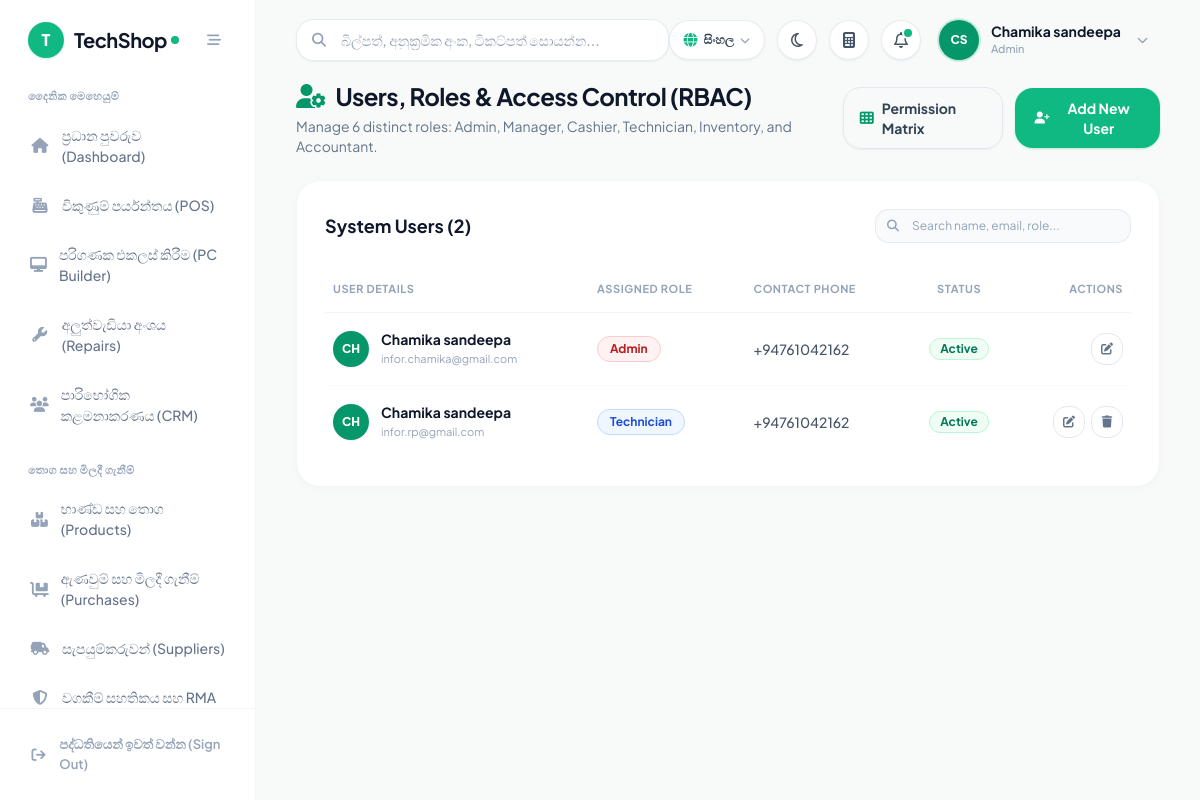
The page /pages/users.php?lang=si (signed in) on the database its author committed.
### tables this page shows
CREATE TABLE IF NOT EXISTS `settings` (
  `setting_key` varchar(50) NOT NULL,
  `setting_value` text,
  `created_at` timestamp NULL DEFAULT CURRENT_TIMESTAMP,
  `updated_at` timestamp NULL DEFAULT CURRENT_TIMESTAMP ON UPDATE CURRENT_TIMESTAMP,
  PRIMARY KEY (`setting_key`)
);

CREATE TABLE IF NOT EXISTS `users` (
  `id` bigint unsigned NOT NULL AUTO_INCREMENT,
  `name` varchar(255) NOT NULL,
  `email` varchar(255) NOT NULL,
  `password` varchar(255) NOT NULL,
  `role` varchar(50) NOT NULL DEFAULT 'Cashier',
  `status` tinyint(1) NOT NULL DEFAULT '1',
  `created_at` timestamp NULL DEFAULT CURRENT_TIMESTAMP,
  `updated_at` timestamp NULL DEFAULT CURRENT_TIMESTAMP ON UPDATE CURRENT_TIMESTAMP,
  `phone` varchar(30) DEFAULT NULL,
  `branch_id` int unsigned NOT NULL DEFAULT '1',
  PRIMARY KEY (`id`),
  UNIQUE KEY `email` (`email`)
);

### pages/users.php (the view, shortened to what the rows shown need)
<?php
require_once '../includes/db.php';
require_once '../includes/header.php';
if ($pdo) {
    try {
        $pdo->exec("
            CREATE TABLE IF NOT EXISTS `role_permissions` (
                `id`          int unsigned NOT NULL AUTO_INCREMENT,
                `module`      varchar(120) NOT NULL,
                `role`        varchar(40)  NOT NULL,
                `access`      varchar(10)  NOT NULL DEFAULT '-',
                PRIMARY KEY (`id`),
                UNIQUE KEY `uq_module_role` (`module`,`role`)
            ) ENGINE=InnoDB DEFAULT CHARSET=utf8mb4;
        ");
    } catch (Exception $e) {}
}
$assignable_roles = match ($role) {
    'SuperAdmin' => ['Admin', 'Manager', 'Cashier', 'Technician', 'Inventory', 'Accountant', 'SuperAdmin'],
    'Admin' => ['Admin', 'Manager', 'Cashier', 'Technician', 'Inventory', 'Accountant'],
    'Manager' => ['Cashier', 'Technician', 'Inventory', 'Accountant'],
    default => [],
};
$can_manage_role = static function (string $target_role) use ($assignable_roles): bool {
    return in_array($target_role, $assignable_roles, true);
};
$users_list = [];
if ($pdo) {
    try {
        if ($role === 'SuperAdmin') {
            $users_list = $pdo->query("SELECT * FROM users ORDER BY id ASC")->fetchAll();
        } else {
            $users_list = $pdo->query("SELECT * FROM users WHERE role != 'SuperAdmin' ORDER BY id ASC")->fetchAll();
        }
    } catch (Exception $e) {}
}
$can_manage_users = in_array($role, ['Admin', 'Manager', 'SuperAdmin'], true);
?>
<div class="space-y-6 max-w-7xl mx-auto">
    <div class="flex flex-col sm:flex-row sm:items-center justify-between gap-4">
        <div>
            <h1 class="text-2xl font-bold text-slate-900 tracking-tight flex items-center gap-2.5">
                <i class="fa-solid fa-user-gear text-emerald-600"></i>
                <span>Users, Roles & Access Control (RBAC)</span>
            </h1>
        </div>
    </div>
    <?php if ($can_manage_users): ?>
    <div class="bg-white rounded-3xl shadow-card border border-slate-100/90 p-6 sm:p-7 overflow-hidden">
        <div class="flex flex-col sm:flex-row sm:items-center justify-between gap-4 mb-6">
            <h2 class="text-lg font-bold text-slate-900">System Users (<?php echo count($users_list); ?>)</h2>
        </div>
        <div class="overflow-x-auto -mx-6 sm:-mx-7 px-6 sm:px-7">
            <table class="w-full text-left border-collapse" id="usersTable">
                <thead>
                    <tr class="border-b border-slate-100 text-[11px] font-bold text-slate-400 uppercase tracking-wider">
                        <th class="py-3.5 pr-4 pl-2">User Details</th>
                        <th class="py-3.5 px-4">Assigned Role</th>
                        <th class="py-3.5 px-4">Contact Phone</th>
                        <th class="py-3.5 px-4 text-center">Status</th>
                        <th class="py-3.5 pl-4 pr-2 text-right">Actions</th>
                    </tr>
                </thead>
                <tbody class="divide-y divide-slate-50 text-xs sm:text-sm text-slate-700">
                    <?php foreach ($users_list as $u):
                        $u_role = $u['role'] ?? 'Cashier';
                        $role_colors = [
                            'SuperAdmin' => 'bg-purple-100 text-purple-800 border-purple-300 font-extrabold',
                            'Admin' => 'bg-red-50 text-red-700 border-red-200',
                            'Manager' => 'bg-purple-50 text-purple-700 border-purple-200',
                            'Cashier' => 'bg-emerald-50 text-emerald-700 border-emerald-200',
                            'Technician' => 'bg-blue-50 text-blue-700 border-blue-200',
                            'Inventory' => 'bg-amber-50 text-amber-700 border-amber-200',
                            'Accountant' => 'bg-cyan-50 text-cyan-700 border-cyan-200'
                        ][$u_role] ?? 'bg-slate-100 text-slate-700 border-slate-200';
                    ?>
                    <tr class="hover:bg-slate-50/60 transition-colors group">
                        <td class="py-4 pr-4 pl-2 font-bold text-slate-900">
                            <div class="flex items-center gap-3">
                                <div class="w-9 h-9 rounded-2xl <?php echo $u_role === 'SuperAdmin' ? 'bg-purple-700' : 'bg-emerald-600'; ?> text-white font-extrabold flex items-center justify-center text-xs shrink-0 shadow-sm">
                                    <?php echo strtoupper(substr($u['name'], 0, 2)); ?>
                                </div>
                                <div>
                                    <span class="block font-bold text-slate-900"><?php echo htmlspecialchars($u['name']); ?></span>
                                    <span class="block text-[11px] text-slate-400 font-normal"><?php echo htmlspecialchars($u['email']); ?></span>
                                </div>
                            </div>
                        </td>
                        <td class="py-4 px-4">
                            <span class="inline-block border text-xs font-bold px-3 py-1 rounded-xl <?php echo $role_colors; ?>">
                                <?php echo htmlspecialchars($u['role']); ?>
                            </span>
                        </td>
                        <td class="py-4 px-4 font-medium text-slate-600">
                            <?php echo htmlspecialchars($u['phone'] ?? '-'); ?>
                        </td>
                        <td class="py-4 px-4 text-center">
                            <?php if ($u['status'] == 1): ?>
                                <span class="inline-block text-xs font-bold text-emerald-700 bg-emerald-50 px-2.5 py-0.5 rounded-full border border-emerald-200">Active</span>
                            <?php else: ?>
                                <span class="inline-block text-xs font-bold text-slate-400 bg-slate-100 px-2.5 py-0.5 rounded-full">Disabled</span>
                            <?php endif; ?>
                        </td>
                        <td class="py-4 pl-4 pr-2 text-right">
                            <div class="flex items-center justify-end gap-1.5">
                                <?php if ($u['role'] !== 'SuperAdmin' || $role === 'SuperAdmin'): ?>
                                <button onclick="openUserModal('edit', <?php echo htmlspecialchars(json_encode($u)); ?>)" class="w-8 h-8 rounded-xl border border-slate-200 text-slate-500 hover:text-emerald-600 hover:bg-emerald-50 flex items-center justify-center transition-colors text-xs" title="Edit User">
                                    <i class="fa-solid fa-pen-to-square"></i>
                                </button>
                                <?php endif; ?>
                                <?php if ((int)$u['id'] !== (int)($user['id'] ?? 0) && $can_manage_role($u['role'])): ?>
                                <form method="POST" action="users.php" onsubmit="return confirm('Delete user <?php echo addslashes($u['name']); ?>?');" class="inline">
                                    <button type="submit" class="w-8 h-8 rounded-xl border border-slate-200 text-slate-500 hover:text-red-600 hover:bg-red-50 flex items-center justify-center transition-colors text-xs" title="Delete User">
                                        <i class="fa-solid fa-trash"></i>
                                    </button>
                                </form>
                                <?php endif; ?>
                            </div>
                        </td>
                    </tr>
                    <?php endforeach; ?>
                </tbody>
            </table>
        </div>
    </div>
    <?php endif;  ?>
</div>
<?php require_once '../includes/footer.php'; ?>

### includes/header.php (shortened to what the rows shown need)
<?php
enforce_page_access();
$user = $_SESSION['user'];
        ?>
        <?php
$sys_name = 'TechShop';
$sys_logo = '';
if (isset($pdo) && $pdo) {
    try {
        $stmt_h = $pdo->query("SELECT setting_key, setting_value FROM settings WHERE setting_key IN ('system_name', 'shop_logo', 'currency_symbol', 'shop_currency', 'supported_currencies_json')");
        while ($row = $stmt_h->fetch()) {
            if ($row['setting_key'] === 'system_name' && !empty($row['setting_value'])) $sys_name = $row['setting_value'];
        }
    } catch (\Exception $e) {}
}
$user_name = $user['name'] ?? 'Staff User';
$user_role = $user['role'] ?? 'Cashier';
$name_parts = explode(' ', trim($user_name));
$initials = strtoupper(substr($name_parts[0] ?? 'U', 0, 1) . (isset($name_parts[1]) ? substr($name_parts[1], 0, 1) : ''));
?>
<!DOCTYPE html>
<html lang="en" class="h-full">
<head>
    <script src="https://cdn.tailwindcss.com"></script>
    <link rel="stylesheet" href="https://cdnjs.cloudflare.com/ajax/libs/font-awesome/6.5.1/css/all.min.css">
</head>
<body class="bg-[#F7FAF8] text-slate-800 font-sans flex h-screen overflow-hidden antialiased">
    <aside id="mainSidebar" class="w-64 bg-white border-r border-slate-100/90 flex flex-col fixed md:static inset-y-0 left-0 z-50 transform -translate-x-full md:translate-x-0 transition-transform duration-200 ease-in-out">
        <div class="h-20 flex items-center justify-between px-7">
            <a href="dashboard.php" class="flex items-center gap-2.5 group">
                <?php if ($sys_logo): ?>
                    <img src="../uploads/logo/<?php echo htmlspecialchars($sys_logo); ?>" alt="Logo" class="h-9 w-9 object-contain rounded-xl">
                <?php else: ?>
                    <div class="w-9 h-9 rounded-2xl bg-emerald-500 text-white flex items-center justify-center font-black text-base shadow-sm shadow-emerald-500/20">
                        <?php echo strtoupper(substr($sys_name, 0, 1)); ?>
                    </div>
                <?php endif; ?>
                <div class="flex items-center tracking-tight">
                    <span class="text-xl font-bold text-slate-900 tracking-tight"><?php echo htmlspecialchars($sys_name); ?></span>
                    <span class="w-2 h-2 rounded-full bg-emerald-500 ml-1 inline-block"></span>
                </div>
            </a>
        </div>
    </aside>
    <main class="flex-1 flex flex-col h-screen overflow-hidden bg-[#F7FAF8]">
        <header class="h-20 bg-transparent flex items-center justify-between px-6 lg:px-10 z-20 shrink-0">
            <div class="flex items-center space-x-2 sm:space-x-3">
                <div class="relative">
                    <button id="userMenuBtn" onclick="toggleUserMenu()" class="flex items-center gap-3 p-1.5 pr-3 rounded-full hover:bg-white transition-all">
                        <div class="w-10 h-10 rounded-full bg-emerald-600 text-white font-extrabold flex items-center justify-center text-xs shadow-sm ring-2 ring-emerald-500/20">
                            <?php echo htmlspecialchars($initials); ?>
                        </div>
                        <div class="text-left hidden md:block">
                            <div class="text-sm font-bold text-slate-900 leading-tight"><?php echo htmlspecialchars($user_name); ?></div>
                            <div class="text-[11px] font-medium text-slate-400"><?php echo htmlspecialchars($user_role); ?></div>
                        </div>
                        <i class="fa-solid fa-chevron-down text-slate-400 text-[11px] ml-1"></i>
                    </button>
                </div>
            </div>
        </header>
        <div class="flex-1 overflow-y-auto px-6 lg:px-10 pb-10">

### rows shown on the page
settings: setting_value "T", setting_value "TechShop"
users: name "CS", name "Chamika sandeepa", role "Admin", name "CH", email "infor.chamika@gmail.com", phone "+94761042162", status "Active"
users: name "CH", name "Chamika sandeepa", email "infor.rp@gmail.com", role "Technician", phone "+94761042162", status "Active"

### other values the page prints
__('nav_operations') "දෛනික මෙහෙයුම්"
__('nav_dashboard') "ප්‍රධාන පුවරුව (Dashboard)"
__('nav_pos') "විකුණුම් පර්යන්තය (POS)"
__('nav_pc_builder') "පරිගණක එකලස් කිරීම (PC Builder)"
__('nav_repairs') "අලුත්වැඩියා අංශය (Repairs)"
__('nav_customers') "පාරිභෝගික කළමනාකරණය (CRM)"
__('nav_inventory_supply') "තොග සහ මිලදී ගැනීම්"
__('nav_products') "භාණ්ඩ සහ තොග (Products)"
__('nav_purchases') "ඇණවුම් සහ මිලදී ගැනීම් (Purchases)"
__('nav_suppliers') "සැපයුම්කරුවන් (Suppliers)"
__('nav_warranty') "වගකීම් සහතිකය සහ RMA"
__('nav_sign_out') "පද්ධතියෙන් ඉවත් වන්න (Sign Out)"
count($users_list) "2"
